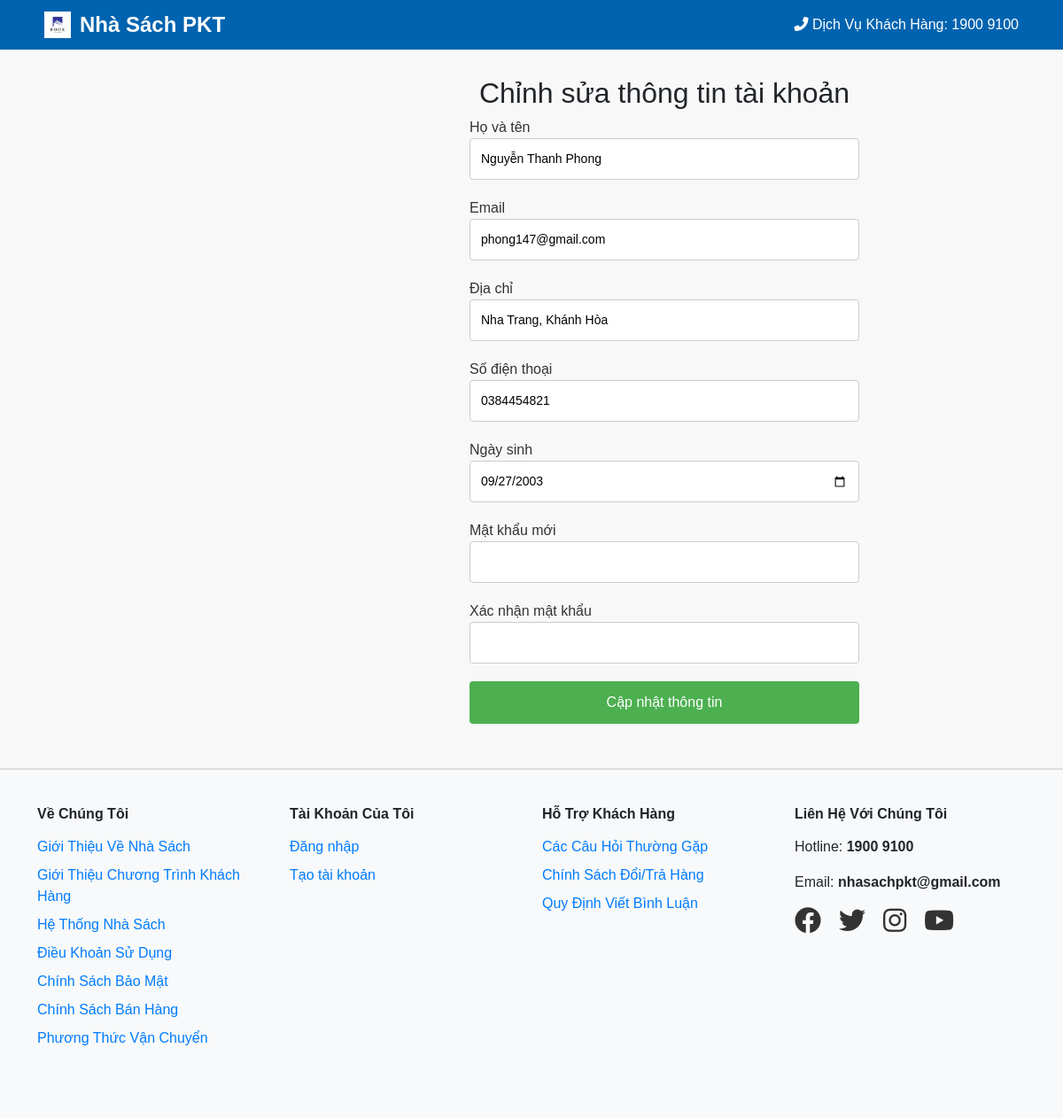
The app's page /thongtinkhachhang.php (signed in), older data.
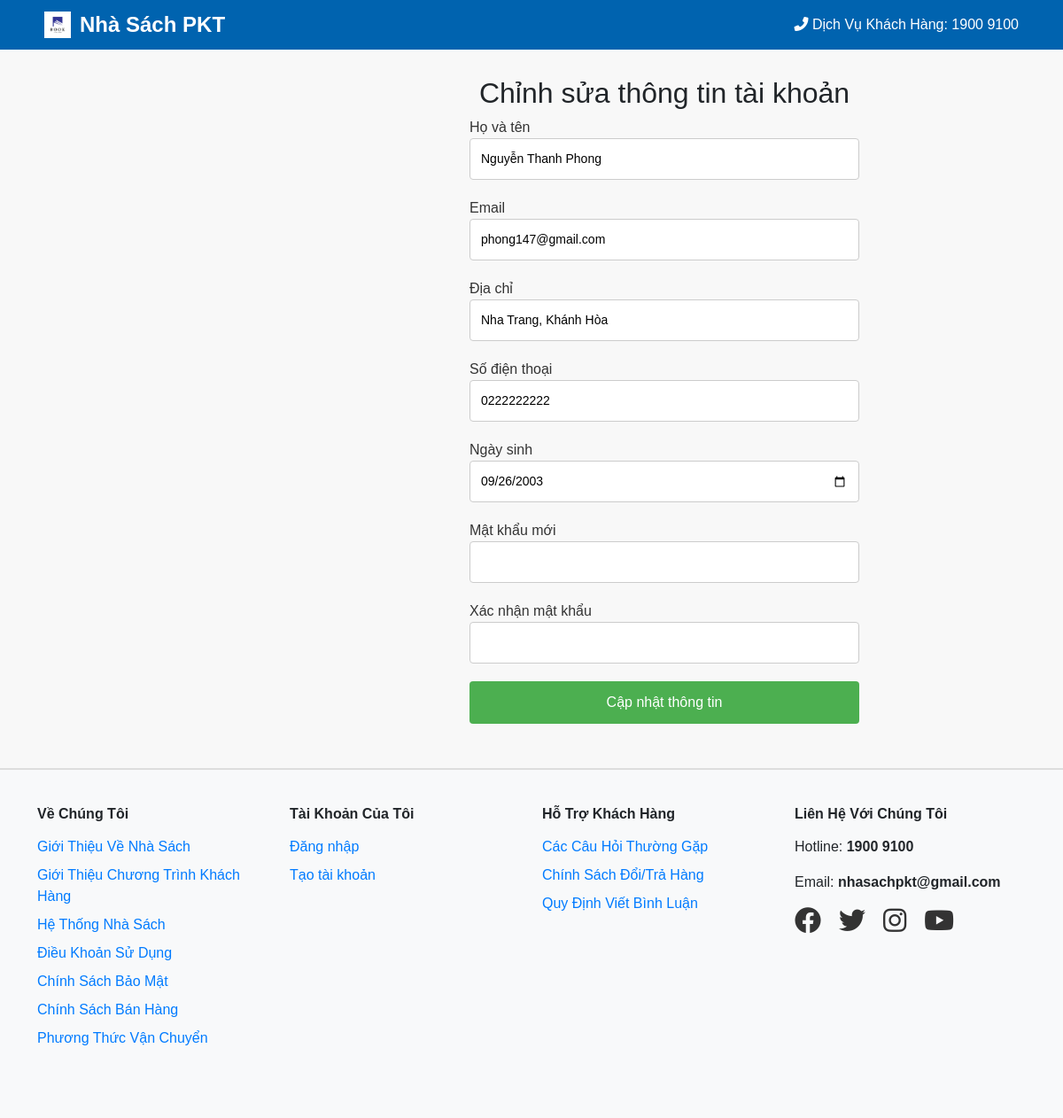
The same page, newer data.
### tables this page shows
CREATE TABLE `user` (
  `mauser` int(8) NOT NULL,
  `tendangnhap` varchar(50) NOT NULL,
  `password` varchar(50) NOT NULL,
  `quyen` varchar(30) NOT NULL,
  `makhachhang` int(8) NOT NULL
);

CREATE TABLE `khachhang` (
  `makhachhang` int(8) NOT NULL,
  `hoten` varchar(50) NOT NULL,
  `email` varchar(70) NOT NULL,
  `diachi` varchar(100) NOT NULL,
  `sodienthoai` varchar(11) NOT NULL,
  `ngaysinh` date NOT NULL
);

### thongtinkhachhang.php (the view, shortened to what this page needs)
<!DOCTYPE html>
<html lang="en">
<head>
</head>
<?php
$servername = "localhost";
$username = "root";
$password = "";
$dbname = "quanlynhasach";
$conn = new mysqli($servername, $username, $password, $dbname);
$user_id = $_SESSION['user'];
$sql = "SELECT * FROM user u INNER JOIN khachhang k ON u.makhachhang = k.makhachhang WHERE u.mauser = ?";
$stmt = $conn->prepare($sql);
$stmt->bind_param("i", $user_id);
$stmt->execute();
$result = $stmt->get_result();
if ($result->num_rows > 0) {
    $row = $result->fetch_assoc();
} else {
    echo "Không tìm thấy thông tin tài khoản.";
    exit();
}
?>
<body>
    <?php include 'header.php'; ?>
    <div class="form-container">
        <h2>Chỉnh sửa thông tin tài khoản</h2>
        <form action="thongtinkhachhang.php" method="POST">
            <div class="form-group">
                <label for="hoten">Họ và tên</label>
                <input type="text" name="hoten" value="<?= htmlspecialchars($row['hoten']) ?>" required>
            </div>
            <div class="form-group">
                <label for="email">Email</label>
                <input type="text" name="email" value="<?= htmlspecialchars($row['email']) ?>" required>
            </div>
            <div class="form-group">
                <label for="diachi">Địa chỉ</label>
                <input type="text" name="diachi" value="<?= htmlspecialchars($row['diachi']) ?>" required>
            </div>
            <div class="form-group">
                <label for="sodienthoai">Số điện thoại</label>
                <input type="text" name="sodienthoai" value="<?= htmlspecialchars($row['sodienthoai']) ?>" required>
            </div>
            <div class="form-group">
                <label for="ngaysinh">Ngày sinh</label>
                <input type="date" name="ngaysinh" value="<?= htmlspecialchars($row['ngaysinh']) ?>" required>
            </div>
            <div class="form-group">
                <label for="new_password">Mật khẩu mới</label>
                <input type="password" name="new_password" id="new_password">
            </div>
            <div class="form-group">
                <label for="confirm_password">Xác nhận mật khẩu</label>
                <input type="password" name="confirm_password" id="confirm_password">
            </div>
            <div class="form-group">
                <input type="submit" value="Cập nhật thông tin">
            </div>
        </form>
    </div>
    <?php include 'footer.php'; ?>
</body>
</html>

Row changes from the older to the newer data that the page shows:
changed user "Nguyễn Thanh Phong": sodienthoai "0384454821" → "0222222222"; ngaysinh "09/27/2003" → "09/26/2003"
